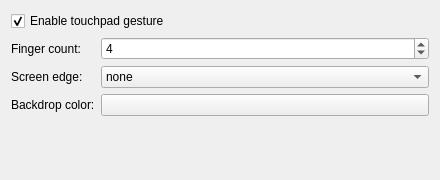
<?xml version="1.0" encoding="UTF-8"?>
<ui version="4.0">
 <class>DriftileOverviewEffectConfig</class>
 <widget class="QWidget" name="DriftileOverviewEffectConfig">
  <property name="geometry">
   <rect>
    <x>0</x>
    <y>0</y>
    <width>440</width>
    <height>180</height>
   </rect>
  </property>
  <layout class="QFormLayout" name="formLayout">
   <item row="0" column="0" colspan="2">
    <widget class="QCheckBox" name="kcfg_TouchpadGesture">
     <property name="text">
      <string>Enable touchpad gesture</string>
     </property>
     <property name="toolTip">
      <string>Swipe up to open the overview and down to close it.</string>
     </property>
     <property name="checked">
      <bool>true</bool>
     </property>
    </widget>
   </item>
   <item row="1" column="0">
    <widget class="QLabel" name="label_TouchpadGestureFingerCount">
     <property name="text">
      <string>Finger count:</string>
     </property>
     <property name="buddy">
      <cstring>kcfg_TouchpadGestureFingerCount</cstring>
     </property>
    </widget>
   </item>
   <item row="1" column="1">
    <widget class="QSpinBox" name="kcfg_TouchpadGestureFingerCount">
     <property name="toolTip">
      <string>Matching Plasma Overview or vertical desktop navigation causes a global gesture conflict.</string>
     </property>
     <property name="minimum">
      <number>3</number>
     </property>
     <property name="maximum">
      <number>5</number>
     </property>
     <property name="value">
      <number>4</number>
     </property>
    </widget>
   </item>
   <item row="2" column="0">
    <widget class="QLabel" name="label_ScreenEdge">
     <property name="text">
      <string>Screen edge:</string>
     </property>
     <property name="buddy">
      <cstring>kcfg_ScreenEdge</cstring>
     </property>
    </widget>
   </item>
   <item row="2" column="1">
    <widget class="QComboBox" name="kcfg_ScreenEdge">
     <property name="toolTip">
      <string>Open the overview when the pointer activates this screen edge. Choose none to disable it.</string>
     </property>
     <property name="kcfg_property" stdset="0">
      <string>currentText</string>
     </property>
     <item>
      <property name="text">
       <string>none</string>
      </property>
     </item>
     <item>
      <property name="text">
       <string>top-left</string>
      </property>
     </item>
     <item>
      <property name="text">
       <string>top</string>
      </property>
     </item>
     <item>
      <property name="text">
       <string>top-right</string>
      </property>
     </item>
     <item>
      <property name="text">
       <string>right</string>
      </property>
     </item>
     <item>
      <property name="text">
       <string>bottom-right</string>
      </property>
     </item>
     <item>
      <property name="text">
       <string>bottom</string>
      </property>
     </item>
     <item>
      <property name="text">
       <string>bottom-left</string>
      </property>
     </item>
     <item>
      <property name="text">
       <string>left</string>
      </property>
     </item>
    </widget>
   </item>
   <item row="3" column="0">
    <widget class="QLabel" name="label_BackdropColor">
     <property name="text">
      <string>Backdrop color:</string>
     </property>
     <property name="buddy">
      <cstring>kcfg_BackdropColor</cstring>
     </property>
    </widget>
   </item>
   <item row="3" column="1">
    <widget class="KColorButton" name="kcfg_BackdropColor">
     <property name="toolTip">
      <string>Choose the overview backdrop color and opacity.</string>
     </property>
     <property name="color">
      <color alpha="230">
       <red>11</red>
       <green>15</green>
       <blue>23</blue>
      </color>
     </property>
     <property name="alphaChannelEnabled">
      <bool>true</bool>
     </property>
    </widget>
   </item>
  </layout>
 </widget>
 <customwidgets>
  <customwidget>
   <class>KColorButton</class>
   <extends>QPushButton</extends>
   <header>kcolorbutton.h</header>
  </customwidget>
 </customwidgets>
 <resources/>
 <connections/>
</ui>
